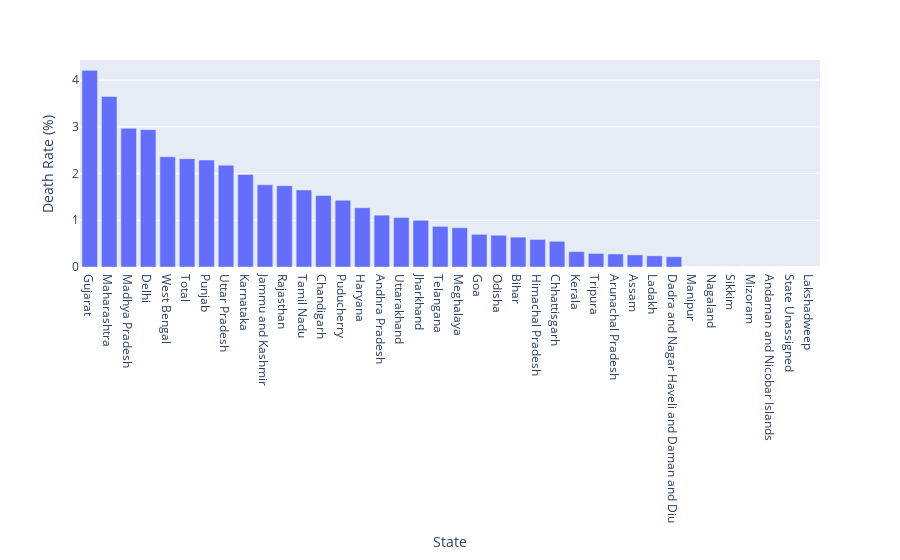

Notebook cell for this chart:
### Code cell
time_srs['Death Rate (%)'] = round(time_srs['Deaths']/time_srs['Confirmed'], 4)*100
death_perc = time_srs[['State', 'Death Rate (%)']].sort_values(by='Death Rate (%)', ascending=False)
px.bar(death_perc, x='State', y='Death Rate (%)')

### Figure 1 — Plotly figure (JSON) as saved in the notebook; plotly's stock layout.template omitted (floating-point values rounded to 4 significant figures)
{"data": [{"alignmentgroup": "True", "hovertemplate": "State=%{x}<br>Death Rate (%)=%{y}<extra></extra>", "legendgroup": "", "marker": {"color": "#636efa"}, "name": "", "offsetgroup": "", "orientation": "v", "showlegend": false, "textposition": "auto", "type": "bar", "x": ["Gujarat", "Maharashtra", "Madhya Pradesh", "Delhi", "West Bengal", "Total", "Punjab", "Uttar Pradesh", "Karnataka", "Jammu and Kashmir", "Rajasthan", "Tamil Nadu", "Chandigarh", "Puducherry", "Haryana", "Andhra Pradesh", "Uttarakhand", "Jharkhand", "Telangana", "Meghalaya", "Goa", "Odisha", "Bihar", "Himachal Pradesh", "Chhattisgarh", "Kerala", "Tripura", "Arunachal Pradesh", "Assam", "Ladakh", "Dadra and Nagar Haveli and Daman and Diu", "Manipur", "Nagaland", "Sikkim", "Mizoram", "Andaman and Nicobar Islands", "State Unassigned", "Lakshadweep"], "xaxis": "x", "y": [4.21, 3.65, 2.97, 2.94, 2.36, 2.32, 2.29, 2.18, 1.98, 1.76, 1.74, 1.65, 1.53, 1.43, 1.27, 1.11, 1.06, 1, 0.87, 0.84, 0.7, 0.68, 0.64, 0.59, 0.55, 0.33, 0.29, 0.28, 0.26, 0.24, 0.22, 0, 0, 0, 0, 0, null, null], "yaxis": "y"}], "layout": {"barmode": "relative", "legend": {"tracegroupgap": 0}, "margin": {"t": 60}, "xaxis": {"anchor": "y", "domain": [0, 1], "title": {"text": "State"}}, "yaxis": {"anchor": "x", "domain": [0, 1], "title": {"text": "Death Rate (%)"}}}}
